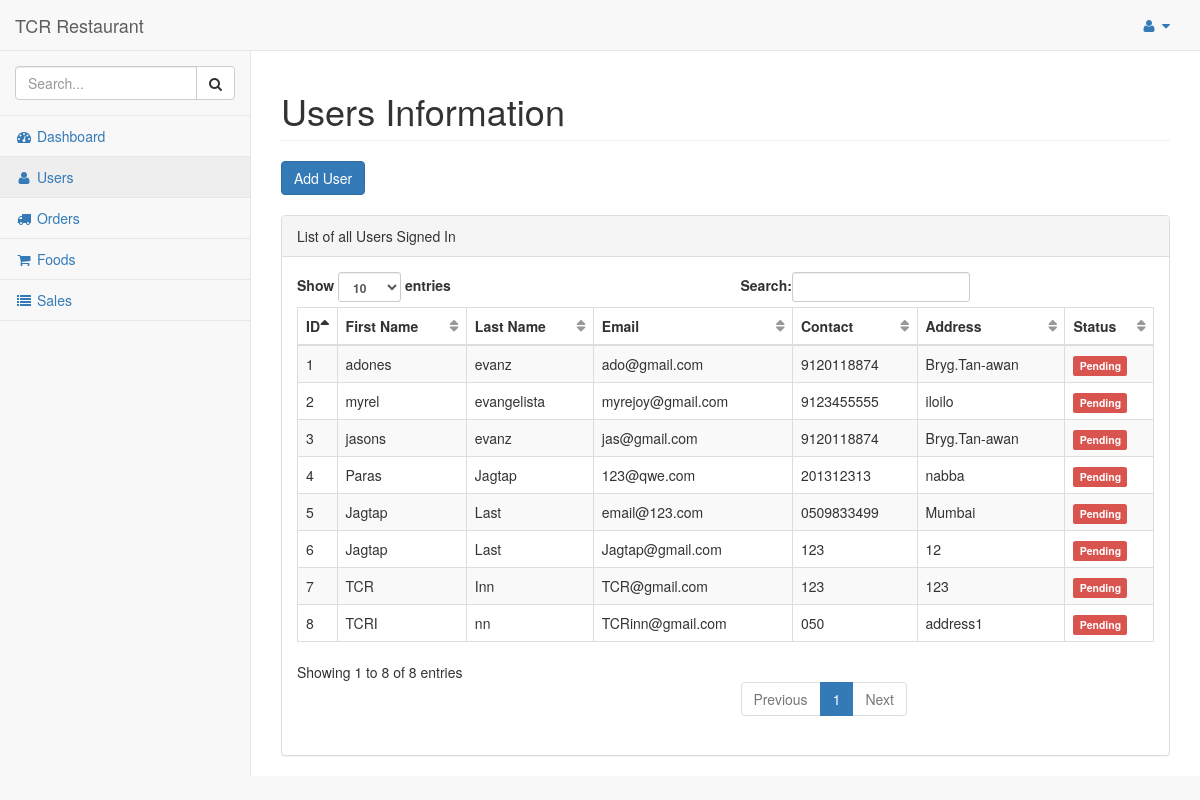
The page /dashboard/admin/users/ (signed in) on the database its author committed.
### hotel/models.py (models this page shows)
class Customer(models.Model):
    pending = 'Pending'
    verified = 'Verified'
    STATUS = (
        (pending,pending),
        (verified,verified),
    )
    customer = models.ForeignKey(User, on_delete=models.CASCADE)
    address = models.TextField()
    contact = models.CharField(max_length = 10)
    orders = models.IntegerField(default=0)
    total_sale = models.IntegerField(default=0)
    def __str__(self):
        return self.customer.first_name + " " + self.customer.last_name

### hotel/views.py (the view)
# urls.py: path('dashboard/admin/users/', views.users_admin, name='users_admin'),
@login_required
@staff_member_required
def users_admin(request):
    customers = Customer.objects.filter()
    print(customers)
    return render(request, 'admin_temp/users.html', {'users':customers})

### hotel/templates/admin_temp/users.html (shortened to what this page needs)
{% load static %}
{% include "includes/base.html" %}
{% include "includes/navbarheader.html" %}
{% include "includes/navtop.html"%}
{% include "includes/sidemenu.html" %}
        </nav>
        <div id="page-wrapper">
            <div class="row">
                <div class="col-lg-12">
                    <h1 class="page-header">Users Information</h1>
                    <button type="button" class="btn btn-primary" data-toggle="modal" data-target="#myModal">
                        Add User
                    </button>
                </div>
            </div>
            <br/>
            <div class="row">
                <div class="col-lg-12">
                    <div class="panel panel-default">
                        <div class="panel-heading">
                            List of all Users Signed In
                        </div>
                        <div class="panel-body">
                            <table width="100%" class="table table-striped table-bordered table-hover" id="dataTables-example">
                                <thead>
                                    <tr>
                                        <th>ID</th>
                                        <th>First Name</th>
                                        <th>Last Name</th>
                                        <th>Email</th>
                                        <th>Contact</th>
                                        <th>Address</th>
                                        <th>Status</th>
                                    </tr>
                                </thead>
                                <tbody>
                                    {% for user in users %}
                                    <tr>
                                        <td>{{user.id}}</td>
                                        <td>{{user.customer.first_name}}</td>
                                        <td>{{user.customer.last_name}}</td>
                                        <td>{{user.customer.email}}</td>
                                        <td>{{user.contact}}</td>
                                        <td>{{user.address}}</td>
                                        <td>{% if user.status == 'Verified' %}
                                        <span class="label label-success">Verified</span>
                                        {% else %}
                                        <span class="label label-danger">Pending</span>
                                        {% endif %}
                                        </td>
                                    </tr>
                                    {%  endfor %}
                                </tbody>
                            </table>
                        </div>
                    </div>
                </div>
            </div>
        </div>
    </div>
</body>
</html>

### rows shown on the page
Customer: id "1", customer.first_name "adones", customer.last_name "evanz", customer.email "ado@gmail.com", contact "9120118874", address "Bryg.Tan-awan"
Customer: id "2", customer.first_name "myrel", customer.last_name "evangelista", customer.email "myrejoy@gmail.com", contact "9123455555", address "iloilo"
Customer: id "3", customer.first_name "jasons", customer.last_name "evanz", customer.email "jas@gmail.com", contact "9120118874", address "Bryg.Tan-awan"
Customer: id "4", customer.first_name "Paras", customer.last_name "Jagtap", customer.email "123@qwe.com", contact "201312313", address "nabba"
Customer: id "5", customer.first_name "Jagtap", customer.last_name "Last", customer.email "email@123.com", contact "0509833499", address "Mumbai"
Customer: id "6", customer.first_name "Jagtap", customer.last_name "Last", customer.email "Jagtap@gmail.com", contact "123", address "12"
Customer: id "7", customer.first_name "TCR", customer.last_name "Inn", customer.email "TCR@gmail.com", contact "123", address "123"
Customer: id "8", customer.first_name "TCRI", customer.last_name "nn", customer.email "TCRinn@gmail.com", contact "050", address "address1"
